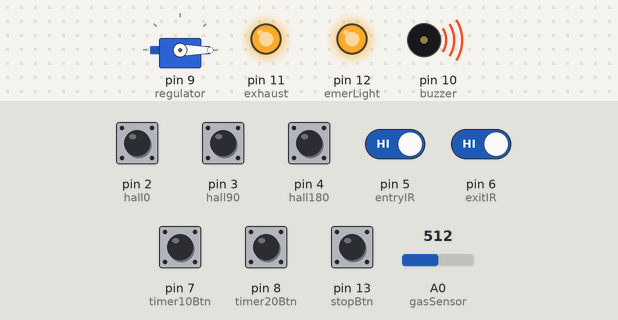
A sketch run on a simulated Arduino Uno, built with avr-gcc and run on an emulated ATmega328P. Shown: servo, output pins drawn as LEDs (lit = HIGH), buzzer (waves = sounding, pin HIGH). The inputs (shaded band) are chosen by the test bench; at power-on: pin 2 (hall0), pin 3 (hall90), pin 4 (hall180), pin 5 (entryIR), pin 6 (exitIR), pin 7 (timer10Btn), pin 8 (timer20Btn), pin 13 (stopBtn) HIGH, A0 (gasSensor) = 512.

Above: at 1.2 s.
1.3 s: A0 (gasSensor) set to 417
2.8 s: A0 (gasSensor) set to 388
At 4.0 s:
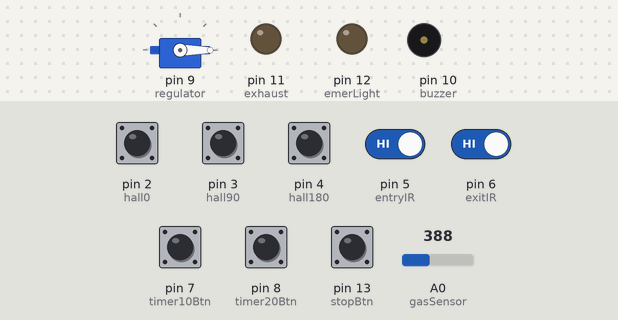
4.3 s: pin 3 (hall90) pulled LOW for 0.15 s
At 5.1 s:
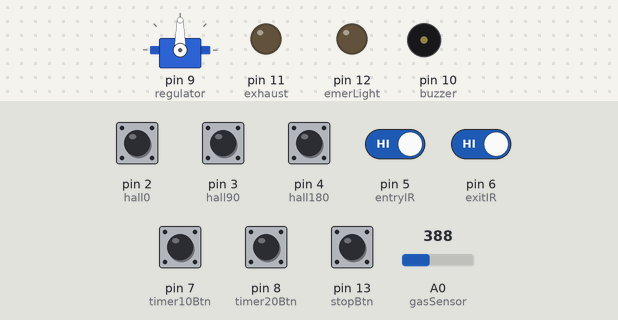
5.9 s: pin 2 (hall0) pulled LOW for 0.15 s
At 6.4 s:
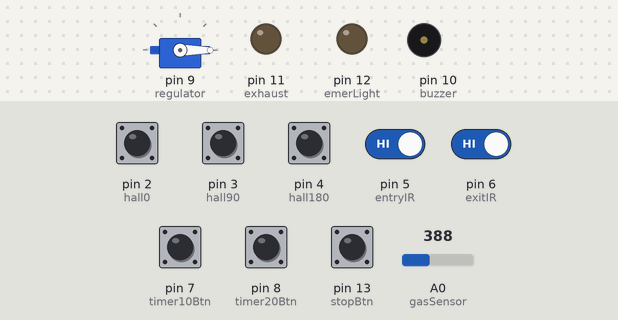
7.5 s: pin 3 (hall90) pulled LOW for 1 s
At 8.8 s:
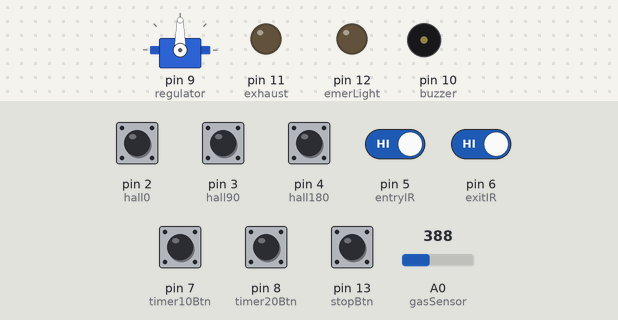
Timing chart, 0 to 10.5 s (numbered marks = the images above; inputs shaded):
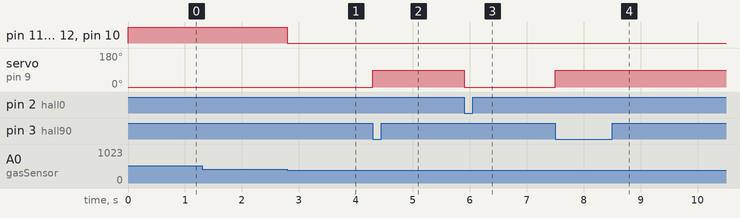

The sketch:

calibration.ino
```cpp
#include <Servo.h>

// Pins
const int hall0 = 2;
const int hall90 = 3;
const int hall180 = 4;
const int entryIR = 5;
const int exitIR = 6;
const int gasSensor = A0;
const int buzzer = 10;
const int exhaust = 11;
const int emerLight = 12;
const int timer10Btn = 7;
const int timer20Btn = 8;
const int stopBtn = 13;

Servo regulator;
int humanCount = 0;
bool servoOn = false;
unsigned long timerStart = 0;
unsigned long timerDuration = 0;
bool timerActive = false;

void setup() {
  pinMode(hall0, INPUT_PULLUP);
  pinMode(hall90, INPUT_PULLUP);
  pinMode(hall180, INPUT_PULLUP);
  pinMode(entryIR, INPUT_PULLUP);
  pinMode(exitIR, INPUT_PULLUP);
  pinMode(buzzer, OUTPUT);
  pinMode(exhaust, OUTPUT);
  pinMode(emerLight, OUTPUT);
  pinMode(timer10Btn, INPUT_PULLUP);
  pinMode(timer20Btn, INPUT_PULLUP);
  pinMode(stopBtn, INPUT_PULLUP);

  regulator.attach(9);
  regulator.write(0); // Servo off position
  Serial.begin(9600);
}

void loop() {
  checkKnob();
  checkCounter();
  checkTimerButtons();
  checkGas();
  handleTimer();
}

// ========== FUNCTIONS ==========

// Knob control with Hall sensors
void checkKnob() {
  if (digitalRead(hall0) == LOW) {
    setServo(false); // 0° OFF
  } else if (digitalRead(hall90) == LOW || digitalRead(hall180) == LOW) {
    setServo(true);  // 90° or 180° ON
  }
}

// Human entry/exit counter
void checkCounter() {
  static int lastEntry = HIGH, lastExit = HIGH;
  int e = digitalRead(entryIR);
  int x = digitalRead(exitIR);

  if (lastEntry == HIGH && e == LOW) humanCount++;
  if (lastExit == HIGH && x == LOW && humanCount > 0) humanCount--;

  lastEntry = e;
  lastExit = x;

  // Auto-off condition
  if (servoOn && humanCount == 0 && !timerActive) {
    timerStart = millis();
    timerDuration = 300000UL; // 5 minutes
    timerActive = true;
  }
}

// Manual timer buttons
void checkTimerButtons() {
  if (digitalRead(timer10Btn) == LOW) startTimer(600000UL); // 10 min
  if (digitalRead(timer20Btn) == LOW) startTimer(1200000UL); // 20 min
  if (digitalRead(stopBtn) == LOW) stopTimer();
}

// Gas leak check
void checkGas() {
  int gasVal = analogRead(gasSensor);
  if (gasVal > 400) { // adjust threshold
    setServo(false); // OFF regulator
    digitalWrite(buzzer, HIGH);
    digitalWrite(exhaust, HIGH);
    digitalWrite(emerLight, HIGH);
  } else {
    digitalWrite(buzzer, LOW);
    digitalWrite(exhaust, LOW);
    digitalWrite(emerLight, LOW);
  }
}

// Timer handler
void handleTimer() {
  if (timerActive && (millis() - timerStart >= timerDuration)) {
    stopTimer();
    setServo(false); // turn regulator off
    beepBuzzer();
  }
}

// Helper: start timer
void startTimer(unsigned long duration) {
  timerActive = true;
  timerStart = millis();
  timerDuration = duration;
}

// Helper: stop timer
void stopTimer() {
  timerActive = false;
}

// Helper: set servo ON/OFF
void setServo(bool on) {
  if (on && !servoOn) {
    regulator.write(90); // ON position
    servoOn = true;
  } else if (!on && servoOn) {
    regulator.write(0);  // OFF position
    servoOn = false;
  }
}

// Helper: buzzer beep pattern
void beepBuzzer() {
  for (int i = 0; i < 3; i++) {
    digitalWrite(buzzer, HIGH);
    delay(300);
    digitalWrite(buzzer, LOW);
    delay(200);
  }
}
```

Measured:
- the behaviour switches between 401 and 400 on A0 (gasSensor) (found by bisection; images 0 and 1)
- after the input at 1.3 s, every drawn part: stays the same
- after the input at 2.8 s, pin 11 (exhaust), pin 12 (emerLight), pin 10 (buzzer): HIGH → LOW at once
- after the input at 4.3 s, servo on pin 9 (regulator): 0° → 90° at once
- after the input at 5.9 s, servo on pin 9 (regulator): 90° → 0° at once
- after the input at 7.5 s, servo on pin 9 (regulator): 0° → 90° at once
